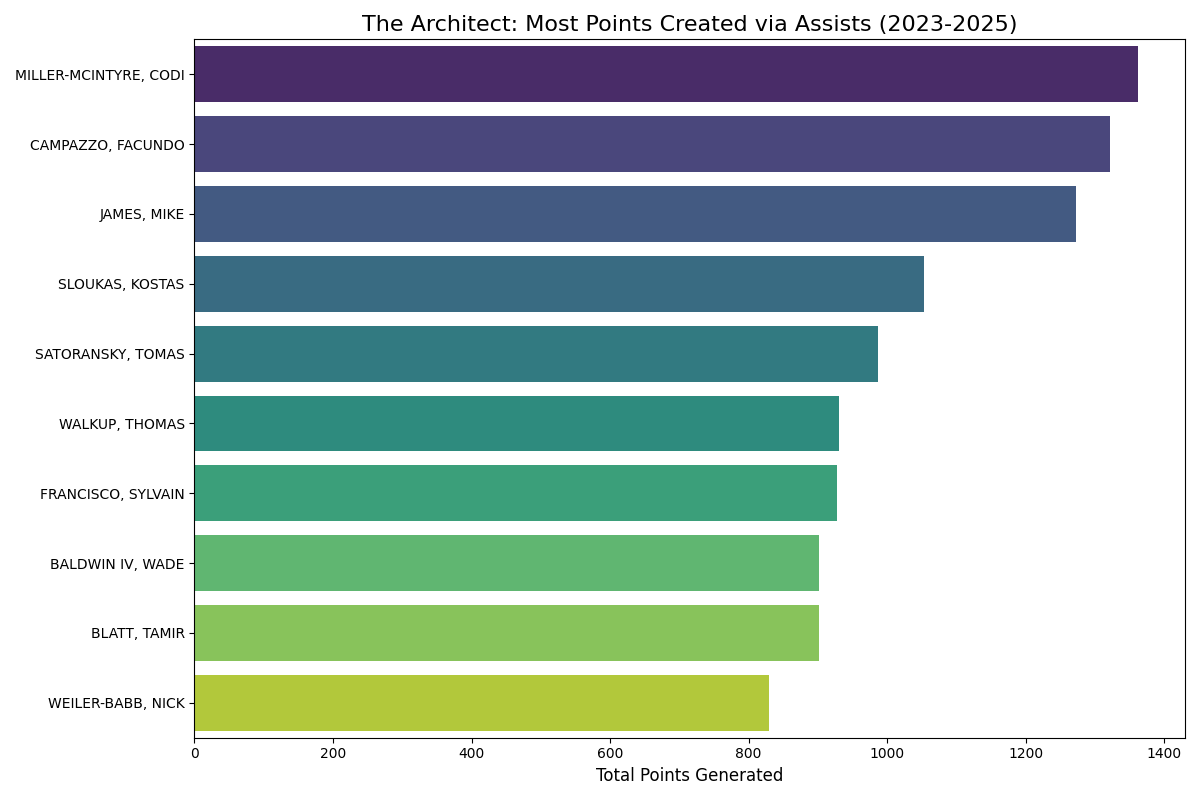

This figure's Python source:
import pandas as pd
import numpy as np
import matplotlib.pyplot as plt
import seaborn as sns
from euroleague_api import play_by_play_data
import os
import json

# --- Configuration ---
START_SEASON = 2023
END_SEASON = 2025

def fetch_pbp_data(start_season, end_season):
    cache_file = f"pbp_data_{start_season}_{end_season}.csv"
    
    if os.path.exists(cache_file):
        print(f"Loading cached PBP data from {cache_file}...")
        try:
            return pd.read_csv(cache_file, low_memory=False)
        except Exception as e:
            print(f"Error reading cache: {e}. Fetching fresh data...")

    print(f"Fetching play-by-play data from {start_season} to {end_season}...")
    try:
        pbp = play_by_play_data.PlayByPlay()
        # The API doesn't have a multi-season PBP fetcher by default in some versions,
        # but let's check if it exists or we need to loop.
        # Based on previous usage, we might need to loop games.
        # But wait, `euroleague_clutch_analysis.py` used `get_game_play_by_play_data_multiple_seasons`.
        # Let's try that.
        df = pbp.get_game_play_by_play_data_multiple_seasons(start_season, end_season)
        
        if not df.empty:
            print(f"Saving data to {cache_file}...")
            df.to_csv(cache_file, index=False)
            
        return df
    except Exception as e:
        print(f"Error fetching PBP data: {e}")
        return pd.DataFrame()

def analyze_architect(df):
    """
    Calculates Points Created via Assists.
    Logic:
    1. Identify Assist events (PLAYTYPE == 'AS').
    2. Link to the immediately preceding Score event (2FGM, 3FGM) by the same Team.
       - Actually, in PBP data, the Assist usually FOLLOWS the score or vice versa?
       - Based on `assist_context.txt`:
         Row 6: 2FGM (Lessort) at 09:20
         Row 7: AS (Nunn) at 09:17
         In this data, the AS comes AFTER the shot row index-wise?
         Wait, PBP is usually ordered by time descending or ascending?
         In `assist_context.txt`:
         MarkerTime: 09:27 (D), 09:20 (2FGM), 09:17 (AS), 09:04 (CM).
         Time is decreasing (Counting down).
         So row 6 (09:20) happens BEFORE row 7 (09:17).
         
         So the Assist event (Row 7) is recorded AFTER the Shot (Row 6) in terms of game clock (it has lower clock time? No wait).
         09:20 is earlier in the game than 09:17? No, it's a countdown.
         10:00 -> 00:00.
         09:20 is later than 09:17? No. 09:20 means 9 mins 20 sec remaining.
         09:17 means 9 mins 17 sec remaining.
         So 09:20 happened FIRST, then 09:17 happened 3 seconds LATER.
         
         So the Shot (Row 6) happened at 9:20 left.
         The Assist (Row 7) happened at 9:17 left.
         
         So in the DataFrame (which usually follows chronological order of recording?), 
         Row 6 (Index 6) is the Shot.
         Row 7 (Index 7) is the Assist.
         
         So when we find an AS, we look at the PREVIOUS rows (index - 1, -2...) to find the corresponding shot.
         
         Conditions:
         - Same Team
         - Same Period
         - Event Type is 2FGM or 3FGM
         - Time difference is small (e.g. within 5-10 seconds of game clock, or just immediate predecessor in game stream).
    """
    
    # Ensure sorted by Game, Period, Time (Desc or Asc?)
    # Usually indices are reliable if fetched correctly.
    # Let's trust the index order for now, assuming it matches the API list.
    
    points_created_map = {} # PlayerID -> {Name, PointsCreated, Assists}
    
    # It's faster to iterate or use vectorization. 
    # Since we need to look back, let's iterate through AS events.
    
    assists_df = df[df['PLAYTYPE'] == 'AS'].copy()
    
    if assists_df.empty:
        return pd.DataFrame()
        
    print(f"Analyzing {len(assists_df)} assists...")
    
    # We need the full DF access.
    # To optimize: distinct games.
    
    games = df['Gamecode'].unique() # Need verify column name. assist_context said 'Gamecode'.
    seasons = df['Season'].unique()
    
    # This might be slow if we iterate all rows.
    # Better approach: Shift columns?
    # Create 'PrevPlayType', 'PrevPoints', 'PrevTeam', 'PrevPlayer'
    
    # Sort by Season, GameCode, NumberOfPlay (if available) or Index
    if 'NUMBEROFPLAY' in df.columns:
        df = df.sort_values(['Season', 'Gamecode', 'NUMBEROFPLAY'])
    else:
        # Fallback
        pass
        
    # Shift values to align Shot with subsequent Assist
    # We want to check if Row N is AS, does Row N-1 match a shot?
    
    df['Prev_PLAYTYPE'] = df['PLAYTYPE'].shift(1)
    df['Prev_CODETEAM'] = df['CODETEAM'].shift(1)
    df['Prev_POINTS_A'] = df['POINTS_A'].shift(1) # These might be cumulative score? 
    # Wait, Points column?
    # In `assist_context.txt`, POINTS_A/B seem to be cumulative score or null.
    # We need the points *of the shot*.
    # 2FGM = 2 pts, 3FGM = 3 pts.
    
    def get_shot_points(playtype):
        if playtype == '2FGM' or 'DUNK' in str(playtype) or 'LAYUP' in str(playtype):
            return 2
        if playtype == '3FGM':
            return 3
        return 0
    
    df['ShotPoints'] = df['Prev_PLAYTYPE'].apply(get_shot_points)
    
    # Filter for rows where Current is AS
    # And Previous is Shot
    # And Previous Team == Current Team
    
    # Possible sequence: Shot -> ... -> Assist? 
    # Sometimes substitutions or fouls happen in between?
    # Usually Shot -> Assist is immediate or separated by dead ball info. 
    # But strictly, the Assist is credited TO the shot. So they should be linked.
    # Let's assume strict adjacency (N-1) first. If simple shift works, great.
    
    # Refined Logic:
    # 1. Row is AS.
    # 2. Row-1 is 2FGM or 3FGM. [Check]
    # 3. Row-1 Team == Row Team. [Check]
    # 4. Row-1 Period == Row Period. [Check]
    
    mask = (
        (df['PLAYTYPE'] == 'AS') & 
        (df['Prev_PLAYTYPE'].isin(['2FGM', '3FGM', 'DUNK', 'LAYUP'])) & 
        (df['Prev_CODETEAM'] == df['CODETEAM'])
    )
    
    architects = df[mask].copy()
    
    # Points Created = ShotPoints of the previous play
    architects['PointsCreated'] = architects['ShotPoints']
    
    # Aggregation
    player_stats = architects.groupby('PLAYER_ID').agg({
        'PLAYER': 'first',
        'PointsCreated': 'sum',
        'PLAYTYPE': 'count', # Assist Count
        'Season': 'nunique', # seasons played
        'Gamecode': 'nunique' # games played via assists? No, strictly games with assists.
        # We need total games played to calc average. 
        # This is hard from just assists. We need a separate games count per player.
    }).reset_index()
    
    player_stats.rename(columns={'PLAYTYPE': 'Assists', 'PLAYER': 'PlayerName'}, inplace=True)
    
    # Calculate Per Game Stats
    # We need total games for each player from the full DF, not just assist rows.
    total_games = df.groupby('PLAYER_ID')['Gamecode'].nunique().reset_index()
    total_games.rename(columns={'Gamecode': 'TotalGames'}, inplace=True)
    
    player_stats = pd.merge(player_stats, total_games, on='PLAYER_ID', how='left')
    player_stats['PointsCreatedPerGame'] = player_stats['PointsCreated'] / player_stats['TotalGames']
    player_stats['PPC_Ratio'] = player_stats['PointsCreated'] / player_stats['Assists'] # Avg points per assist
    
    return player_stats

def main():
    df = fetch_pbp_data(START_SEASON, END_SEASON)
    if df.empty: return
    
    results = analyze_architect(df)
    
    if results.empty:
        print("No architect stats found.")
        return
        
    # Sort by Total Points Created? Or Per Game?
    # User might prefer Volume or Efficiency.
    # Let's do Total Points Created for "The Architect" title.
    
    top_architects = results.sort_values('PointsCreated', ascending=False).head(20)
    
    print("\nTop 20 'Architects' (Points Created via Assists):")
    print(top_architects[['PlayerName', 'PointsCreated', 'Assists', 'PointsCreatedPerGame', 'PPC_Ratio']].to_string(index=False))
    
    # Save JSON
    top_architects.to_json("the_architect.json", orient='records', indent=4)
    print("Saved to the_architect.json")
    
    # Visualization
    plt.figure(figsize=(12, 8))
    
    # Bar Chart
    sns.barplot(data=top_architects.head(10), x='PointsCreated', y='PlayerName', palette='viridis')
    plt.title(f"The Architect: Most Points Created via Assists ({START_SEASON}-{END_SEASON})", fontsize=16)
    plt.xlabel("Total Points Generated", fontsize=12)
    plt.ylabel(None)
    plt.tight_layout()
    plt.savefig("the_architect.png")
    print("Saved to the_architect.png")

if __name__ == "__main__":
    main()
